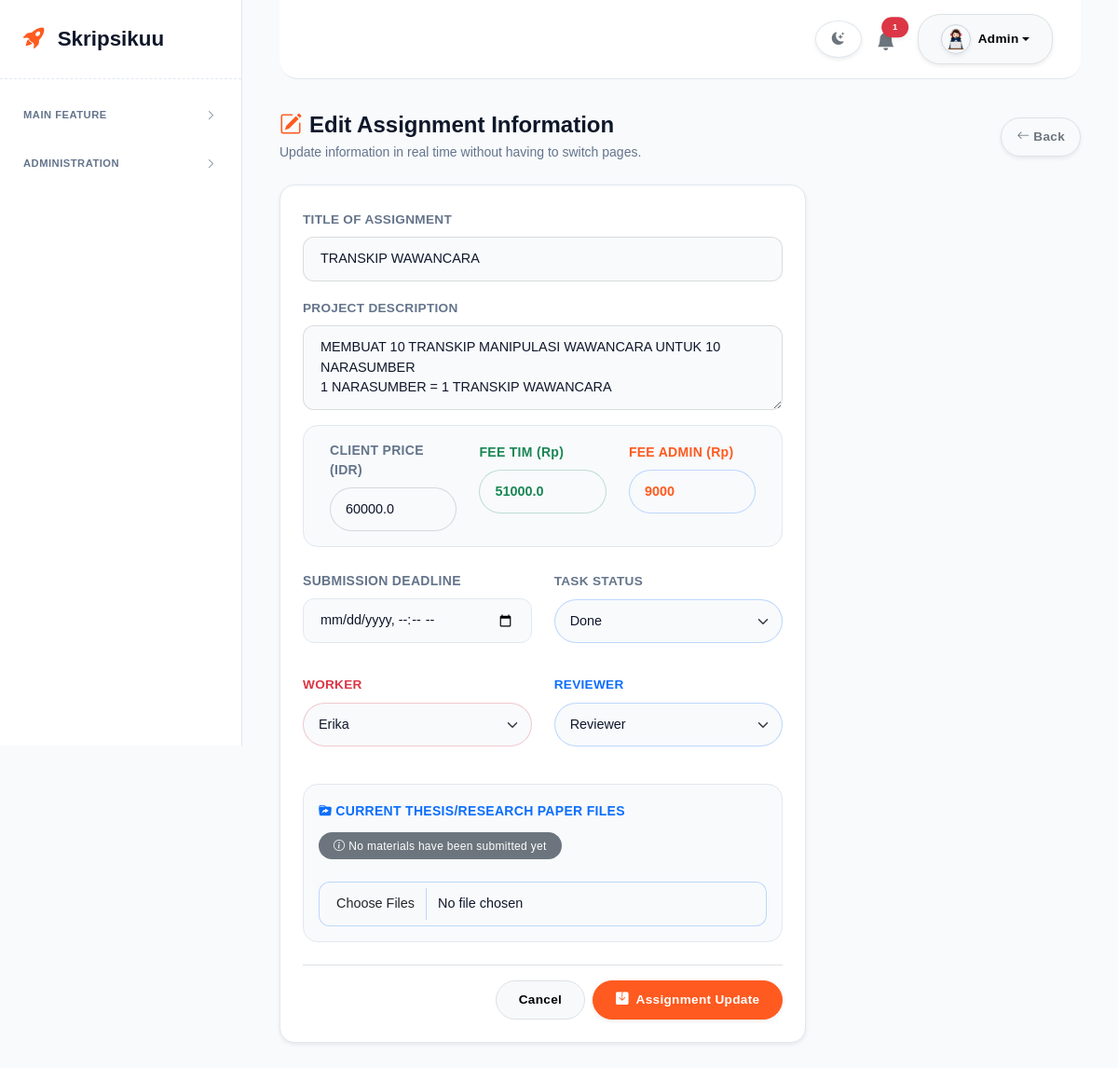
The page /edit_tugas/2 (signed in) on the database its author committed.
### tables this page shows
CREATE TABLE tugas (
            id INTEGER PRIMARY KEY AUTOINCREMENT,
            judul_tugas TEXT NOT NULL,
            deskripsi TEXT,
            deadline DATE,
            status TEXT CHECK(status IN ('To-Do', 'In Progress', 'Ready for Review', 'Revision Needed', 'Done')) DEFAULT 'To-Do',
            harga_klien REAL DEFAULT 0,
            fee_tim REAL DEFAULT 0,
            member_id INTEGER,
            reviewer_id INTEGER, file_admin TEXT, fee_admin INTEGER DEFAULT 0,
            FOREIGN KEY (member_id) REFERENCES users (id),
            FOREIGN KEY (reviewer_id) REFERENCES users (id)
        );

CREATE TABLE users (
            id INTEGER PRIMARY KEY AUTOINCREMENT,
            username TEXT UNIQUE NOT NULL,
            password TEXT NOT NULL,
            nama_lengkap TEXT NOT NULL,
            role TEXT CHECK(role IN ('admin', 'reviewer', 'member')) NOT NULL
        , foto TEXT);

### rute_web.py (the view, shortened to what this page needs)
    @app.route('/edit_tugas/<int:id>', methods=['GET', 'POST'])
    def edit_tugas(id):
        if 'loggedin' not in session or session['role'] not in ['admin', 'superadmin']:
            return redirect(url_for('dashboard'))
        conn = get_db_connection()
        tugas = conn.execute('SELECT * FROM tugas WHERE id = ?', (id,)).fetchone()
        members = conn.execute("SELECT id, nama_lengkap FROM users WHERE role = 'member'").fetchall()
        reviewers = conn.execute("SELECT id, nama_lengkap FROM users WHERE role = 'reviewer'").fetchall()
        conn.close()
        return render_template('edit_tugas.html', tugas=tugas, members=members, reviewers=reviewers)

### app.py (called while the page is built)
def load_blacklist():
    if os.path.exists(FILE_BLACKLIST):
        with open(FILE_BLACKLIST, 'r') as f:
            try: return json.load(f)
            except: return []
    return []

@app.before_request
def bouncer_security():
    raw_ip = request.headers.get('X-Forwarded-For', request.remote_addr)
    ip = raw_ip.split(',')[0].strip() if raw_ip else '0.0.0.0'
    blacklist_dinamis = load_blacklist()
    if ip in BLOCKED_IPS or ip in blacklist_dinamis:
        abort(403)
    ua = request.headers.get('User-Agent', '')
    if any(bot in ua for bot in BLOCKED_UAS):
        abort(403)

@app.after_request
def izinkan_cors(response):
    domain_aman = [
        'https://skripsikuu.pythonanywhere.com',  # Web Skripsikuu sendiri
        'https://itarya.pythonanywhere.com',      # Web Monitoring lu
        'http://localhost:5000',                  # Buat lu testing di komputer lokal
        'http://127.0.0.1:5000'
    ]
    origin_masuk = request.headers.get('Origin')
    if origin_masuk in domain_aman:
        response.headers['Access-Control-Allow-Origin'] = origin_masuk
    response.headers['Access-Control-Allow-Headers'] = 'Content-Type,Authorization'
    return response

### mesin_db.py (called while the page is built)
def get_db_connection():
    db_path = os.path.join(BASE_DIR, 'dashboard_tugas.db')
    conn = sqlite3.connect(db_path, timeout=15)
    conn.row_factory = sqlite3.Row
    return conn

### templates/edit_tugas.html (shortened to what this page needs)
{% extends "base.html" %}
{% block content %}
<div class="container-fluid px-0">
    <div class="d-flex justify-content-between align-items-center mb-4 mt-2">
        <div>
            <h4 class="fw-bolder text-dark mb-1"><i class="bi bi-pencil-square text-spectra me-2"></i>Edit Assignment Information</h4>
            <p class="text-muted small mb-0">Update information in real time without having to switch pages.</p>
        </div>
        <a href="/dashboard" class="btn btn-outline-secondary btn-sm rounded-pill shadow-sm fw-bold border px-3"><i class="bi bi-arrow-left me-1"></i>Back</a>
    </div>
    <div class="row">
        <div class="col-md-10 col-lg-8">
            <div class="card card-hover-lift shadow-sm border-0 rounded-4" style="border: 1px solid #e2e8f0 !important;">
                <div class="card-body p-4">
                    <form id="formEditTugas" enctype="multipart/form-data">
                        <div class="mb-3">
                            <label class="form-label form-label-custom fw-bold">TITLE OF ASSIGNMENT</label>
                            <input type="text" class="form-control border-secondary border-opacity-25" name="judul_tugas" value="{{ tugas['judul_tugas'] }}" required>
                        </div>
                        <div class="mb-3">
                            <label class="form-label form-label-custom fw-bold">PROJECT DESCRIPTION</label>
                            <textarea class="form-control border-secondary border-opacity-25" name="deskripsi" rows="3">{{ tugas['deskripsi'] }}</textarea>
                        </div>
                        <div class="row mb-4 p-3 mx-0 border rounded-4" style="background-color: #f8fafc; border-color: #e2e8f0 !important;">
                            <div class="col-md-4 mb-3 mb-md-0">
                                <label class="form-label fw-bold small text-muted">CLIENT PRICE (IDR)</label>
                                <input type="number" step="1" id="inputHarga" name="harga_klien" class="form-control border-secondary border-opacity-25 rounded-pill px-3" value="{{ tugas['harga_klien'] }}" required>
                            </div>
                            <div class="col-md-4 mb-3 mb-md-0">
                                <label class="form-label fw-bold small text-success">FEE TIM (Rp)</label>
                                <input type="number" step="1" id="inputFeeTim" name="fee_tim" class="form-control border-success border-opacity-25 rounded-pill px-3 text-success fw-bold" value="{{ tugas['fee_tim'] }}" required readonly>
                            </div>
                            <div class="col-md-4">
                                <label class="form-label fw-bold small text-spectra">FEE ADMIN (Rp)</label>
                                <input type="number" step="1" id="inputFeeAdmin" name="fee_admin" class="form-control border-primary border-opacity-25 rounded-pill px-3 text-spectra fw-bold" value="{{ tugas['fee_admin'] }}" required readonly>
                            </div>
                        </div>
                        <div class="row mb-3">
                            <div class="col-md-6 mb-3">
                                <label class="form-label small fw-bold">SUBMISSION DEADLINE</label>
                                <input type="datetime-local" name="deadline" class="form-control" required>
                            </div>
                            <div class="col-md-6 mb-3">
                                <label class="form-label form-label-custom fw-bold">TASK STATUS</label>
                                <select name="status" class="form-select border-primary border-opacity-25 rounded-pill px-3">
                                    <option value="Done" {% if tugas['status'] == 'Done' %}selected{% endif %}>Done</option>
                                </select>
                            </div>
                        </div>
                        <div class="row mb-4">
                            <div class="col-md-6 mb-3">
                                <label class="form-label form-label-custom fw-bold text-danger">WORKER</label>
                                <select name="member_id" class="form-select border-danger border-opacity-25 rounded-pill px-3">
                                    {% for m in members %}
                                    <option value="{{ m['id'] }}" {% if tugas['member_id'] == m['id'] %}selected{% endif %}>{{ m['nama_lengkap'] }}</option>
                                    {% endfor %}
                                </select>
                            </div>
                            <div class="col-md-6 mb-3">
                                <label class="form-label form-label-custom fw-bold text-primary">REVIEWER</label>
                                <select name="reviewer_id" class="form-select border-primary border-opacity-25 rounded-pill px-3" required>
                                    {% for r in reviewers %}
                                    <option value="{{ r['id'] }}" {% if tugas['reviewer_id'] == r['id'] %}selected{% endif %}>{{ r['nama_lengkap'] }}</option>
                                    {% endfor %}
                                </select>
                            </div>
                        </div>
                        <div class="mb-4 p-3 border rounded-4" style="background-color: #f8fafc; border-color: #e2e8f0 !important;">
                            <label class="form-label fw-bolder text-primary small"><i class="bi bi-folder-symlink-fill me-1"></i>CURRENT THESIS/RESEARCH PAPER FILES</label>
                            <div class="mb-3 mt-1">
                                {% if tugas['file_admin'] %}
                                    <div class="alert alert-success py-2 px-3 mb-2 d-inline-block border-success border-opacity-25 shadow-sm rounded-3">
                                        <i class="bi bi-check-circle-fill text-success me-1"></i>
                                        <a href="/download/{{ tugas['file_admin'] }}" class="fw-bold text-success text-decoration-none small">{{ tugas['file_admin'] }}</a>
                                    </div>
                                    <div class="form-text mt-0 text-secondary" style="font-size: 0.75rem;">*Upload a new file to replace the old one.</div>
                                {% else %}
                                    <span class="badge bg-secondary mb-2 fw-normal rounded-pill px-3 py-2"><i class="bi bi-info-circle me-1"></i>No materials have been submitted yet</span>
                                {% endif %}
                            </div>
                            <input type="file" name="file_admin" class="form-control border-primary border-opacity-25" style="border-radius: 12px;" multiple>
                        </div>
                        <div class="d-flex justify-content-end gap-2 mt-4 pt-3 border-top">
                            <a href="/dashboard" class="btn btn-light border btn-sm fw-bold px-4 rounded-pill">Cancel</a>
                            <button type="submit" id="btnSubmit" class="btn btn-primary btn-sm shadow-sm fw-bold px-4 rounded-pill text-white">
                                <i class="bi bi-save-fill me-1"></i> Assignment Update
                            </button>
                        </div>
                    </form>
                </div>
            </div>
        </div>
    </div>
</div>
{% endblock %}

### static/style.css (style rules this page uses)
:root { --bg-canvas: #f8fafc; --bg-card: #ffffff; --bg-sidebar: #ffffff; --bg-header: #ffffff; --text-utama: #0f172a; --text-muted: #64748b; --text-nav-inactive: #475569; --border-kaca: #e2e8f0; --bg-light-box: #f1f5f9; --shadow-spectra: 0 4px 20px rgba(15, 23, 42, 0.03); }
body { font-family: 'Plus Jakarta Sans', sans-serif; background-color: var(--bg-canvas); color: var(--text-utama); overflow-x: hidden; transition: background-color 0.3s ease, color 0.3s ease; position: relative; -webkit-font-smoothing: antialiased; -moz-osx-font-smoothing: grayscale; font-weight: 400; }
.text-dark { color: var(--text-utama) !important; }
.text-muted { color: var(--text-muted) !important; }
.text-spectra { color: #ff5a1f !important; }
.card { border: 1px solid var(--border-kaca); background: var(--bg-card); color: var(--text-utama); border-radius: 16px; box-shadow: var(--shadow-spectra); transition: transform 0.3s ease, box-shadow 0.3s ease, border-color 0.3s ease; }
.btn { border-radius: 24px; font-weight: 500; font-size: 0.85rem; padding: 10px 24px; letter-spacing: 0.3px; transition: all 0.2s ease-in-out; }
.btn-primary { background: #ff5a1f; border: 1px solid #ff5a1f; color: #ffffff; }
.form-label-custom, label { font-weight: 500; color: var(--text-muted); font-size: 0.85rem; letter-spacing: 0.3px; margin-bottom: 8px; }
.form-control, .form-select { border-radius: 12px; border: 1px solid var(--border-kaca); background-color: var(--bg-canvas); color: var(--text-utama); padding: 12px 18px; font-size: 0.9rem; font-weight: 400; transition: all 0.2s ease; }
.badge { border-radius: 8px; padding: 6px 12px; font-weight: 600; letter-spacing: 0.3px; }

### rows shown on the page
tugas: judul_tugas "TRANSKIP WAWANCARA", deskripsi "MEMBUAT 10 TRANSKIP MANIPULASI WAWANCARA UNTUK 10 NARASUMBER 1 NARASUMBER = 1 TRANSKIP WAWANCARA", harga_klien "60000.0", fee_tim "51000.0", fee_admin "9000", status "Done", member_id "Erika", reviewer_id "Reviewer"

### other values the page prints
{{ notif_count }} "1"
{{ session['nama_lengkap'] }} "Admin"
